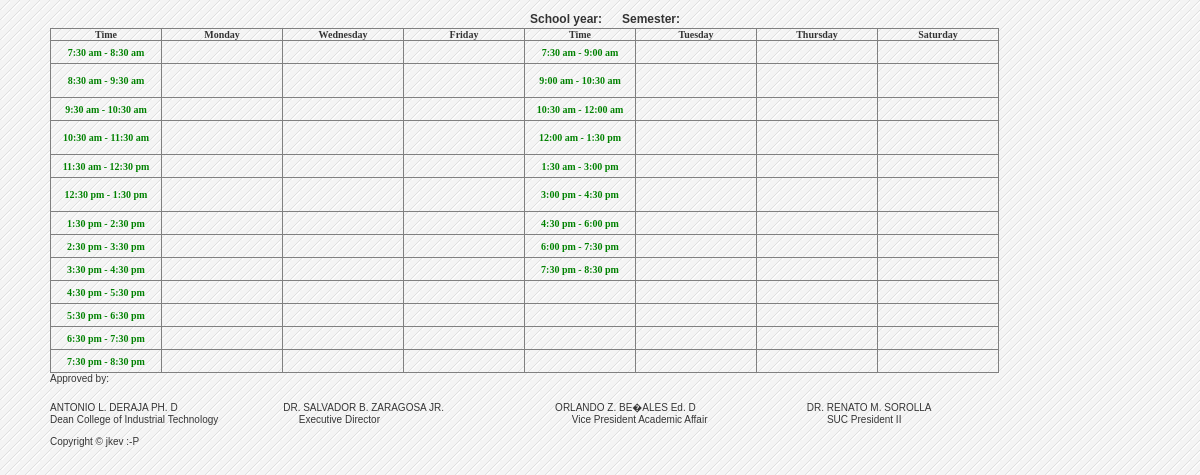
The app's page /admin/preview2.php, older data.
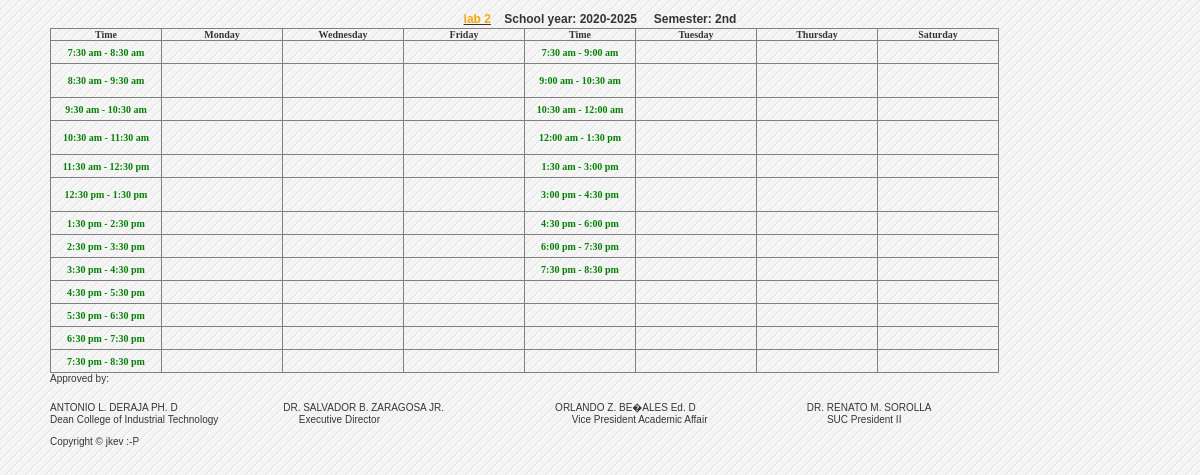
The same page, newer data.
### tables this page shows
CREATE TABLE `schedule` (
  `schedule_id` int(11) NOT NULL,
  `semester` varchar(10) NOT NULL,
  `sy` varchar(20) NOT NULL,
  `CYS` varchar(100) NOT NULL,
  `subject` varchar(50) NOT NULL,
  `teacher` varchar(50) NOT NULL,
  `room` varchar(20) NOT NULL,
  `day` varchar(100) NOT NULL,
  `time` varchar(20) NOT NULL,
  `time_end` varchar(50) NOT NULL,
  `type` varchar(20) NOT NULL,
  `day1` varchar(20) NOT NULL
);

### admin/preview2.php (the view, shortened to what the changed rows need)
<?php include('./connection/dbcon.php');
include('./components/header.php');
 ?>
 <div class="wrapper_print">
 <?php
$semester=$_POST['semester'];
$sy=$_POST['sy'];
$search_query_all=mysqli_query($conn,"select * from schedule where room like '%$room%' and semester like '%$semester%' and sy like '%$sy%'")or die(mysqli_error());
$search_query1=mysqli_query($conn,"select * from schedule where room like '%$room%' and semester like '%$semester%' and sy like '%$sy%'")or die(mysqli_error());
$row=mysqli_fetch_assoc($search_query1);
?>
 <u>
<h5 align="center">
 <font color="Orange"><?php echo $row['room'];  ?></font></u>&nbsp;&nbsp;&nbsp;&nbsp;School year:&nbsp;<?php echo $row['sy']; ?>&nbsp;&nbsp;&nbsp;&nbsp;
Semester:&nbsp;<?php echo $row['semester']; ?>
<table border="1">
  <thead>
    <tr>
      <th><font size="1">Time</font></th>
      <th><font size="1">Monday</font></th>
      <th><font size="1">Wednesday</font></th>
      <th><font size="1">Friday</font></th>
      <th><font size="1">Time</font></th>
      <th><font size="1">Tuesday</font></th>
      <th><font size="1">Thursday</font></th>
      <th><font size="1">Saturday</font></th>
    </tr>
  </thead>
  </table>
<br>
<br>
<br>
  </div>
  </html>

Row changes from the older to the newer data that the page shows:
added schedule: room "lab 2", sy "2020-2025", semester "2nd"
